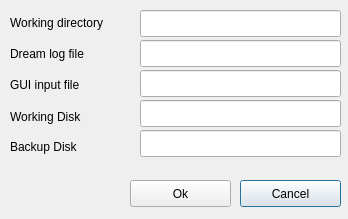
<?xml version="1.0" encoding="UTF-8"?>
<ui version="4.0">
 <class>PreferenceDialog</class>
 <widget class="QDialog" name="PreferenceDialog">
  <property name="geometry">
   <rect>
    <x>0</x>
    <y>0</y>
    <width>348</width>
    <height>219</height>
   </rect>
  </property>
  <property name="windowTitle">
   <string>Dialog</string>
  </property>
  <widget class="QPushButton" name="pushButton">
   <property name="geometry">
    <rect>
     <x>240</x>
     <y>180</y>
     <width>101</width>
     <height>27</height>
    </rect>
   </property>
   <property name="text">
    <string>Cancel</string>
   </property>
  </widget>
  <widget class="QPushButton" name="pushButton_2">
   <property name="geometry">
    <rect>
     <x>130</x>
     <y>180</y>
     <width>101</width>
     <height>27</height>
    </rect>
   </property>
   <property name="text">
    <string>Ok</string>
   </property>
  </widget>
  <widget class="QLineEdit" name="workdirEdit">
   <property name="geometry">
    <rect>
     <x>140</x>
     <y>10</y>
     <width>201</width>
     <height>27</height>
    </rect>
   </property>
  </widget>
  <widget class="QLineEdit" name="outfileEdit">
   <property name="geometry">
    <rect>
     <x>140</x>
     <y>40</y>
     <width>201</width>
     <height>27</height>
    </rect>
   </property>
  </widget>
  <widget class="QLineEdit" name="infileEdit">
   <property name="geometry">
    <rect>
     <x>140</x>
     <y>70</y>
     <width>201</width>
     <height>27</height>
    </rect>
   </property>
  </widget>
  <widget class="QLabel" name="label">
   <property name="geometry">
    <rect>
     <x>10</x>
     <y>14</y>
     <width>131</width>
     <height>17</height>
    </rect>
   </property>
   <property name="text">
    <string>Working directory</string>
   </property>
  </widget>
  <widget class="QLabel" name="label_2">
   <property name="geometry">
    <rect>
     <x>10</x>
     <y>45</y>
     <width>131</width>
     <height>17</height>
    </rect>
   </property>
   <property name="text">
    <string>Dream log file</string>
   </property>
  </widget>
  <widget class="QLabel" name="label_3">
   <property name="geometry">
    <rect>
     <x>10</x>
     <y>76</y>
     <width>131</width>
     <height>17</height>
    </rect>
   </property>
   <property name="text">
    <string>GUI input file</string>
   </property>
  </widget>
  <widget class="QLineEdit" name="wrkdiskEdit">
   <property name="geometry">
    <rect>
     <x>140</x>
     <y>100</y>
     <width>201</width>
     <height>27</height>
    </rect>
   </property>
  </widget>
  <widget class="QLineEdit" name="bkupdiskEdit">
   <property name="geometry">
    <rect>
     <x>140</x>
     <y>130</y>
     <width>201</width>
     <height>27</height>
    </rect>
   </property>
  </widget>
  <widget class="QLabel" name="label_4">
   <property name="geometry">
    <rect>
     <x>10</x>
     <y>108</y>
     <width>131</width>
     <height>17</height>
    </rect>
   </property>
   <property name="text">
    <string>Working Disk</string>
   </property>
  </widget>
  <widget class="QLabel" name="label_5">
   <property name="geometry">
    <rect>
     <x>10</x>
     <y>138</y>
     <width>131</width>
     <height>17</height>
    </rect>
   </property>
   <property name="text">
    <string>Backup Disk</string>
   </property>
  </widget>
 </widget>
 <resources/>
 <connections/>
</ui>
